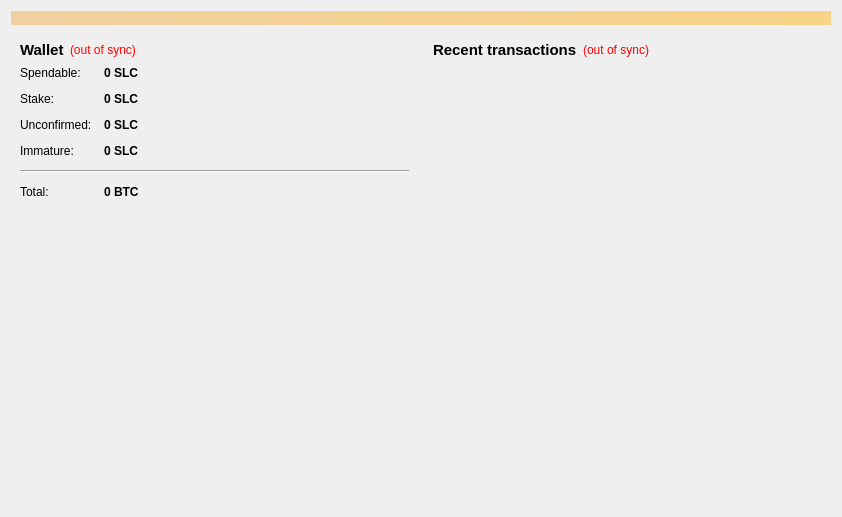
<?xml version="1.0" encoding="UTF-8"?>
<ui version="4.0">
 <class>OverviewPage</class>
 <widget class="QWidget" name="OverviewPage">
  <property name="geometry">
   <rect>
    <x>0</x>
    <y>0</y>
    <width>842</width>
    <height>517</height>
   </rect>
  </property>
  <property name="windowTitle">
   <string>Form</string>
  </property>
  <layout class="QVBoxLayout" name="topLayout">
   <item>
    <widget class="QLabel" name="labelAlerts">
     <property name="visible">
      <bool>false</bool>
     </property>
     <property name="styleSheet">
      <string notr="true">background-color: qlineargradient(x1: 0, y1: 0, x2: 1, y2: 0, stop:0 #F0D0A0, stop:1 #F8D488);  color:#000000
</string>
     </property>
     <property name="wordWrap">
      <bool>true</bool>
     </property>
     <property name="margin">
      <number>3</number>
     </property>
    </widget>
   </item>
   <item>
    <layout class="QHBoxLayout" name="horizontalLayout" stretch="1,1">
     <item>
      <layout class="QVBoxLayout" name="verticalLayout_2">
       <item>
        <widget class="QWidget" name="widget" native="true">
         <layout class="QVBoxLayout" name="verticalLayout_4">
          <item>
           <layout class="QHBoxLayout" name="horizontalLayout_4">
            <item>
             <widget class="QLabel" name="label_5">
              <property name="font">
               <font>
                <pointsize>11</pointsize>
                <weight>75</weight>
                <bold>true</bold>
               </font>
              </property>
              <property name="text">
               <string>Wallet</string>
              </property>
             </widget>
            </item>
            <item>
             <widget class="QLabel" name="labelWalletStatus">
              <property name="toolTip">
               <string>The displayed information may be out of date. Your wallet automatically synchronizes with the SLC network after a connection is established, but this process has not completed yet.</string>
              </property>
              <property name="styleSheet">
               <string notr="true">QLabel { color: red; }</string>
              </property>
              <property name="text">
               <string notr="true">(out of sync)</string>
              </property>
              <property name="alignment">
               <set>Qt::AlignLeading|Qt::AlignLeft|Qt::AlignVCenter</set>
              </property>
             </widget>
            </item>
            <item>
             <spacer name="horizontalSpacer_2">
              <property name="orientation">
               <enum>Qt::Horizontal</enum>
              </property>
              <property name="sizeHint" stdset="0">
               <size>
                <width>40</width>
                <height>20</height>
               </size>
              </property>
             </spacer>
            </item>
           </layout>
          </item>
          <item>
           <layout class="QFormLayout" name="formLayout_2">
            <property name="fieldGrowthPolicy">
             <enum>QFormLayout::AllNonFixedFieldsGrow</enum>
            </property>
            <property name="horizontalSpacing">
             <number>12</number>
            </property>
            <property name="verticalSpacing">
             <number>12</number>
            </property>
            <item row="0" column="0">
             <widget class="QLabel" name="label">
              <property name="text">
               <string>Spendable:</string>
              </property>
             </widget>
            </item>
            <item row="0" column="1">
             <widget class="QLabel" name="labelBalance">
              <property name="font">
               <font>
                <weight>75</weight>
                <bold>true</bold>
               </font>
              </property>
              <property name="cursor">
               <cursorShape>IBeamCursor</cursorShape>
              </property>
              <property name="toolTip">
               <string>Your current spendable balance</string>
              </property>
              <property name="text">
               <string notr="true">0 SLC</string>
              </property>
              <property name="alignment">
               <set>Qt::AlignLeading|Qt::AlignLeft|Qt::AlignVCenter</set>
              </property>
              <property name="textInteractionFlags">
               <set>Qt::LinksAccessibleByMouse|Qt::TextSelectableByKeyboard|Qt::TextSelectableByMouse</set>
              </property>
             </widget>
            </item>
            <item row="1" column="0">
             <widget class="QLabel" name="label_6">
              <property name="text">
               <string>Stake:</string>
              </property>
             </widget>
            </item>
            <item row="1" column="1">
             <widget class="QLabel" name="labelStake">
              <property name="font">
               <font>
                <weight>75</weight>
                <bold>true</bold>
               </font>
              </property>
              <property name="cursor">
               <cursorShape>IBeamCursor</cursorShape>
              </property>
              <property name="toolTip">
               <string>Total of coins that was staked, and do not yet count toward the current balance</string>
              </property>
              <property name="text">
               <string notr="true">0 SLC</string>
              </property>
              <property name="alignment">
               <set>Qt::AlignLeading|Qt::AlignLeft|Qt::AlignVCenter</set>
              </property>
              <property name="textInteractionFlags">
               <set>Qt::LinksAccessibleByMouse|Qt::TextSelectableByKeyboard|Qt::TextSelectableByMouse</set>
              </property>
             </widget>
            </item>
            <item row="2" column="0">
             <widget class="QLabel" name="label_3">
              <property name="text">
               <string>Unconfirmed:</string>
              </property>
             </widget>
            </item>
            <item row="2" column="1">
             <widget class="QLabel" name="labelUnconfirmed">
              <property name="font">
               <font>
                <weight>75</weight>
                <bold>true</bold>
               </font>
              </property>
              <property name="cursor">
               <cursorShape>IBeamCursor</cursorShape>
              </property>
              <property name="toolTip">
               <string>Total of transactions that have yet to be confirmed, and do not yet count toward the current balance</string>
              </property>
              <property name="text">
               <string notr="true">0 SLC</string>
              </property>
              <property name="alignment">
               <set>Qt::AlignLeading|Qt::AlignLeft|Qt::AlignVCenter</set>
              </property>
              <property name="textInteractionFlags">
               <set>Qt::LinksAccessibleByMouse|Qt::TextSelectableByKeyboard|Qt::TextSelectableByMouse</set>
              </property>
             </widget>
            </item>
            <item row="3" column="0">
             <widget class="QLabel" name="labelImmatureText">
              <property name="text">
               <string>Immature:</string>
              </property>
             </widget>
            </item>
            <item row="3" column="1">
             <widget class="QLabel" name="labelImmature">
              <property name="font">
               <font>
                <weight>75</weight>
                <bold>true</bold>
               </font>
              </property>
              <property name="toolTip">
               <string>Mined balance that has not yet matured</string>
              </property>
              <property name="text">
               <string notr="true">0 SLC</string>
              </property>
              <property name="alignment">
               <set>Qt::AlignLeading|Qt::AlignLeft|Qt::AlignVCenter</set>
              </property>
              <property name="textInteractionFlags">
               <set>Qt::LinksAccessibleByMouse|Qt::TextSelectableByKeyboard|Qt::TextSelectableByMouse</set>
              </property>
             </widget>
            </item>
            <item row="4" column="0" colspan="2">
             <widget class="Line" name="line">
              <property name="maximumSize">
               <size>
                <width>16777215</width>
                <height>16777215</height>
               </size>
              </property>
              <property name="orientation">
               <enum>Qt::Horizontal</enum>
              </property>
             </widget>
            </item>
            <item row="5" column="0">
             <widget class="QLabel" name="labelTotalText">
              <property name="text">
               <string>Total:</string>
              </property>
             </widget>
            </item>
            <item row="5" column="1">
             <widget class="QLabel" name="labelTotal">
              <property name="font">
               <font>
                <weight>75</weight>
                <bold>true</bold>
               </font>
              </property>
              <property name="cursor">
               <cursorShape>IBeamCursor</cursorShape>
              </property>
              <property name="toolTip">
               <string>Your current total balance</string>
              </property>
              <property name="text">
               <string notr="true">0 BTC</string>
              </property>
              <property name="alignment">
               <set>Qt::AlignLeading|Qt::AlignLeft|Qt::AlignVCenter</set>
              </property>
              <property name="textInteractionFlags">
               <set>Qt::LinksAccessibleByMouse|Qt::TextSelectableByKeyboard|Qt::TextSelectableByMouse</set>
              </property>
             </widget>
            </item>
           </layout>
          </item>
         </layout>
        </widget>
       </item>
       <item>
        <spacer name="verticalSpacer_2">
         <property name="orientation">
          <enum>Qt::Vertical</enum>
         </property>
         <property name="sizeHint" stdset="0">
          <size>
           <width>20</width>
           <height>40</height>
          </size>
         </property>
        </spacer>
       </item>
       <item>
        <widget class="QLabel" name="label_overview_pic">
         <property name="sizePolicy">
          <sizepolicy hsizetype="Preferred" vsizetype="Preferred">
           <horstretch>0</horstretch>
           <verstretch>0</verstretch>
          </sizepolicy>
         </property>
         <property name="minimumSize">
          <size>
           <width>0</width>
           <height>0</height>
          </size>
         </property>
         <property name="maximumSize">
          <size>
           <width>500</width>
           <height>500</height>
          </size>
         </property>
         <property name="text">
          <string/>
         </property>
         <property name="pixmap">
          <pixmap resource="../bitcoin.qrc">:/images/wallet_bg</pixmap>
         </property>
         <property name="alignment">
          <set>Qt::AlignCenter</set>
         </property>
         <property name="margin">
          <number>20</number>
         </property>
        </widget>
       </item>
       <item>
        <spacer name="verticalSpacer">
         <property name="orientation">
          <enum>Qt::Vertical</enum>
         </property>
         <property name="sizeHint" stdset="0">
          <size>
           <width>20</width>
           <height>40</height>
          </size>
         </property>
        </spacer>
       </item>
      </layout>
     </item>
     <item>
      <layout class="QVBoxLayout" name="verticalLayout_3">
       <item>
        <widget class="QWidget" name="widget_2" native="true">
         <layout class="QVBoxLayout" name="verticalLayout">
          <item>
           <layout class="QHBoxLayout" name="horizontalLayout_2">
            <item>
             <widget class="QLabel" name="label_4">
              <property name="font">
               <font>
                <pointsize>11</pointsize>
                <weight>75</weight>
                <bold>true</bold>
               </font>
              </property>
              <property name="text">
               <string>&lt;b&gt;Recent transactions&lt;/b&gt;</string>
              </property>
             </widget>
            </item>
            <item>
             <widget class="QLabel" name="labelTransactionsStatus">
              <property name="toolTip">
               <string>The displayed information may be out of date. Your wallet automatically synchronizes with the SLC network after a connection is established, but this process has not completed yet.</string>
              </property>
              <property name="styleSheet">
               <string notr="true">QLabel { color: red; }</string>
              </property>
              <property name="text">
               <string notr="true">(out of sync)</string>
              </property>
              <property name="alignment">
               <set>Qt::AlignRight|Qt::AlignTrailing|Qt::AlignVCenter</set>
              </property>
             </widget>
            </item>
            <item>
             <spacer name="horizontalSpacer">
              <property name="orientation">
               <enum>Qt::Horizontal</enum>
              </property>
              <property name="sizeHint" stdset="0">
               <size>
                <width>40</width>
                <height>20</height>
               </size>
              </property>
             </spacer>
            </item>
           </layout>
          </item>
          <item>
           <widget class="QListView" name="listTransactions">
            <property name="styleSheet">
             <string notr="true">QListView { background: transparent; }</string>
            </property>
            <property name="frameShape">
             <enum>QFrame::NoFrame</enum>
            </property>
            <property name="verticalScrollBarPolicy">
             <enum>Qt::ScrollBarAlwaysOff</enum>
            </property>
            <property name="horizontalScrollBarPolicy">
             <enum>Qt::ScrollBarAlwaysOff</enum>
            </property>
            <property name="selectionMode">
             <enum>QAbstractItemView::NoSelection</enum>
            </property>
           </widget>
          </item>
         </layout>
        </widget>
       </item>
      </layout>
     </item>
    </layout>
   </item>
  </layout>
 </widget>
 <resources>
  <include location="../bitcoin.qrc"/>
 </resources>
 <connections/>
</ui>
